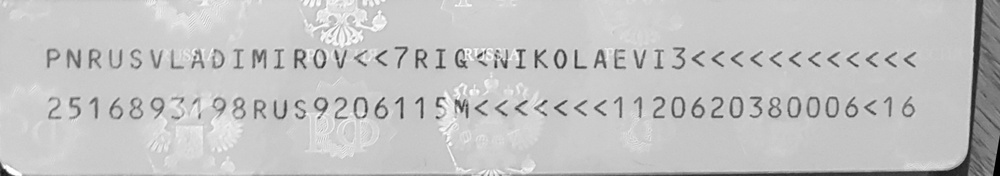
#> input picture img/0.jpg, 1000 x 176 px, shrunk from 1700 x 300 before the run, found by its file name; its folder holds 4 pictures in this run
$ python Kenny.py
#> lines starting #> are read from the running program, lines starting #| are printed output that depends on the picture
import math
import cv2 as cv
import numpy as np
import pathlib as pathlib


def Calc(imageRead):
    edges = cv.Canny(imageRead, 57, 76) #57 76 VS 109, 255
    cv.imshow(my_window, edges)  # Вывод результата
    cv.waitKey()

    #Инверсия
    imagem = abs(255 - edges)
    cv.imshow(my_window, imagem)  # Вывод результата
    cv.waitKey()


    pass


def KennyDetect(imageRead):
    edges = cv.Canny(imageRead, lowerthreshold, upperthreshold)

    cv.imshow(my_window, edges)  # Вывод результата

lowerthreshold = 0
upperthreshold = 0
numbImg = 0

my_window = 'My Window'
cv.namedWindow(my_window)

def TrackbarCall1(val):
    global lowerthreshold
    lowerthreshold = val
    KennyDetect(imageRead)
def TrackbarCall2(val):
    global upperthreshold
    upperthreshold = val
    KennyDetect(imageRead)
def TrackbarCall3(val):
    global numbImg, imageRead
    numbImg = val
    imageRead = cv.imread(filePath + numbImg.__str__() + ".jpg", cv.IMREAD_COLOR)
    KennyDetect(imageRead)
    Calc(imageRead)

cv.createTrackbar('lowerthreshold', my_window , 1, 255, TrackbarCall1)
cv.createTrackbar('upperthreshold', my_window , 1, 255, TrackbarCall2)
cv.createTrackbar('numberImage', my_window , 0, 4, TrackbarCall3)
#> slider 'numberImage' is set to 1

dir=pathlib.Path.cwd().__str__()+"\img" #Путь к папке проекта
filePath = dir + '\\'.__str__() #Путь к image
imageRead = cv.imread(filePath + numbImg.__str__() + ".jpg", cv.IMREAD_COLOR) #Грузим image в формате bmp
#> imageRead is the input picture: shape (176, 1000, 3); min 0, max 255, mean 194.6
cv.imshow("imageRead", imageRead)  # Вывод результата

cv.waitKey()
#> in KennyDetect, `edges = cv.Canny(imageRead, lowerthreshold, upperthreshold)`:
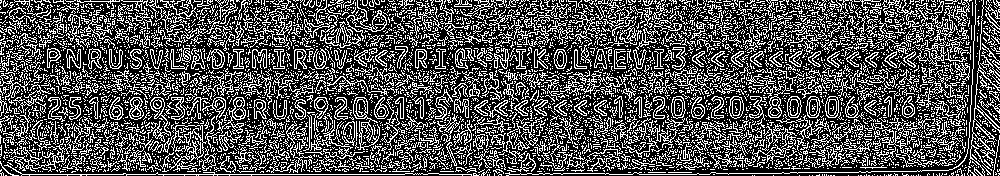
#> edges: shape (176, 1000); 31.9% white in thin lines or dots
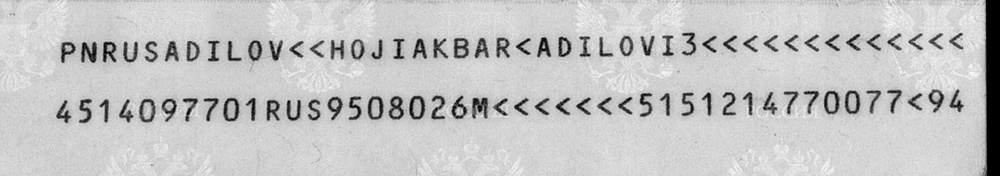
#> input picture img/1.jpg, 1000 x 176 px, shrunk from 1700 x 300 before the run, found by its file name
#> in TrackbarCall3, imageRead is the input picture: shape (176, 1000, 3); min 0, max 253, mean 195.7
#> in KennyDetect (call 3), `edges = cv.Canny(imageRead, lowerthreshold, upperthreshold)`:
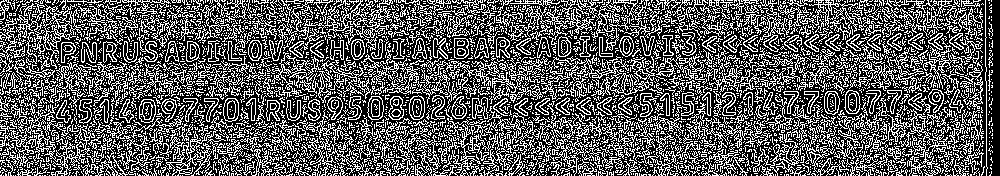
#> edges: shape (176, 1000); 35.6% white in thin lines or dots
#> in Calc, `edges = cv.Canny(imageRead, 57, 76)`:
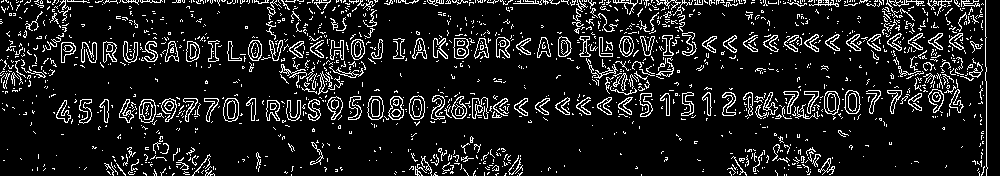
#> edges: shape (176, 1000); 10.9% white in thin lines or dots
#> in Calc, `imagem = abs(255 - edges)`: imagem: shape (176, 1000); 89.1% white; black in thin lines or dots
